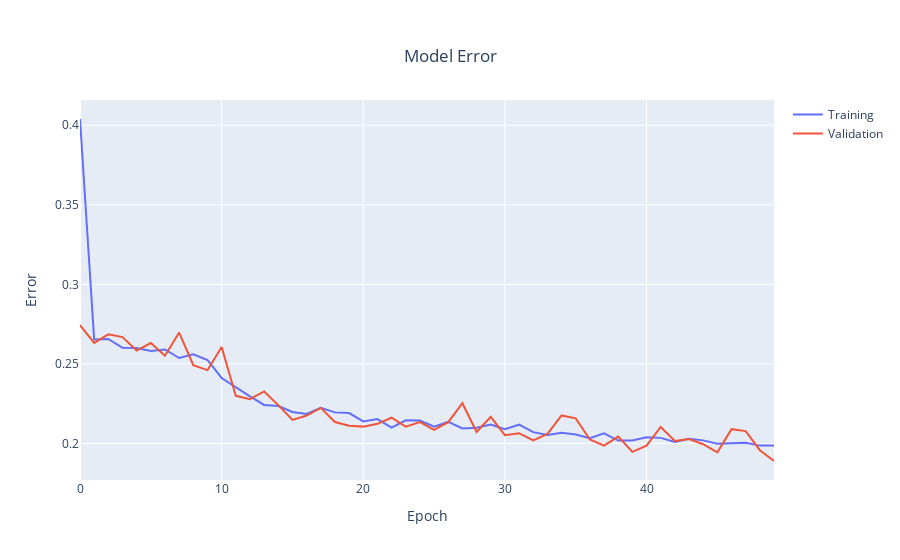

Here is the notebook cell this chart was saved with:
### Code cell
# Plot training and validation error
fig = go.Figure()
fig.add_trace(go.Scatter( y=history.history['loss'], mode='lines', name='Training'))
fig.add_trace(go.Scatter( y=history.history['val_loss'], mode='lines', name='Validation'))
fig.update_layout(xaxis_title="Epoch", yaxis_title="Error", title= {'text': 'Model Error', 'xanchor': 'center', 'yanchor': 'top', 'x':0.5} , bargap=0)
fig.show()

### Figure 1 — Plotly figure (JSON) as saved in the notebook; plotly's stock layout.template omitted (floating-point values rounded to 4 significant figures)
{"data": [{"mode": "lines", "name": "Training", "type": "scatter", "y": [0.4039, 0.2654, 0.2657, 0.2601, 0.26, 0.2582, 0.2591, 0.2537, 0.256, 0.2525, 0.2412, 0.2352, 0.2297, 0.2242, 0.2235, 0.2198, 0.2186, 0.2225, 0.2195, 0.2191, 0.2138, 0.2153, 0.21, 0.2146, 0.2144, 0.2106, 0.2135, 0.2095, 0.2098, 0.2119, 0.209, 0.2118, 0.2071, 0.2054, 0.2068, 0.2057, 0.2034, 0.2063, 0.2018, 0.2019, 0.2039, 0.2035, 0.201, 0.2029, 0.2019, 0.1998, 0.2002, 0.2004, 0.1987, 0.1988]}, {"mode": "lines", "name": "Validation", "type": "scatter", "y": [0.2744, 0.2633, 0.2686, 0.2669, 0.2584, 0.2631, 0.2551, 0.2697, 0.2492, 0.2461, 0.2606, 0.23, 0.2279, 0.2327, 0.2241, 0.2148, 0.2175, 0.2224, 0.2135, 0.2112, 0.2106, 0.2123, 0.2162, 0.2106, 0.2134, 0.2085, 0.2134, 0.2253, 0.2072, 0.2168, 0.2052, 0.2065, 0.2019, 0.206, 0.2176, 0.2158, 0.2025, 0.1987, 0.2043, 0.1947, 0.1986, 0.2104, 0.2016, 0.2027, 0.1995, 0.1944, 0.209, 0.2078, 0.1958, 0.189]}], "layout": {"bargap": 0, "title": {"text": "Model Error", "x": 0.5, "xanchor": "center", "yanchor": "top"}, "xaxis": {"title": {"text": "Epoch"}}, "yaxis": {"title": {"text": "Error"}}}}
